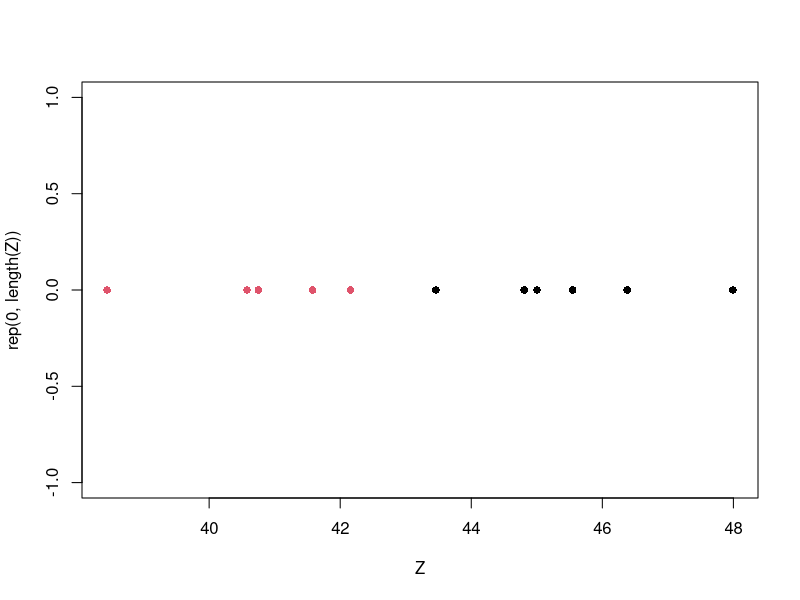
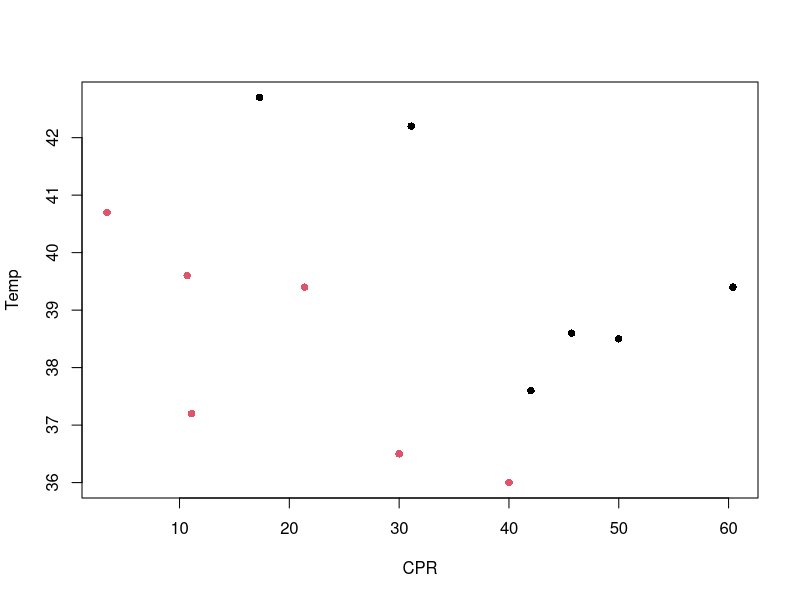

The R source for these figures, in order:
rm(list=ls())
# Armar la base #
CPR = c(40, 11.1, 30.0, 21.4, 10.7, 3.4, 42.0, 31.1, 50, 60.4, 45.7, 17.3)
Temp = c(36.0, 37.2, 36.5, 39.4, 39.6, 40.7, 37.6, 42.2, 38.5, 39.4, 38.6, 42.7)
Label = c('viral', 'viral', 'viral', 'viral', 'viral', 'viral', 'Bacterial', 'Bacterial', 'Bacterial', 'Bacterial', 'Bacterial', 'Bacterial')
datos = data.frame(CPR,Temp,Label)

# Separar los datos
Dk = as.matrix(datos[,-3]) 
D1 = as.matrix(datos[datos$Label=="viral",-3]) 
D2 = as.matrix(datos[datos$Label!="viral",-3])

# Obtener las medias 
m = colMeans(Dk);m
m1 = colMeans(D1);m1
m2 = colMeans(D2);m2

# Matriz de dispersión dentro de la clase
S1 = (t(D1)-m1) %*% t(t(D1)-m1);S1
S2 = (t(D2)-m2) %*% t(t(D2)-m2);S2
Sw = S1 + S2;Sw

# Varianza total sin información de clase 
St = (t(Dk)-m) %*% t(t(Dk)-m)

# Varianza entre clases de la matriz #
Sb = St-Sw

# Armando la matriz de varianzas invertidas
S =  solve(Sw) %*% Sb;S

# Calcular los eigenvalores 
A = eigen(S);

# Varianza explicada 
round(100*A$values/sum(A$values),4)

# Vectores 
A$vectors

# Crear el vector de proyecciones
Z = Dk %*% t(t(A$vectors[,1]))

# Proyectar en 2 dimensiones

plot(x = Z,y = rep(0,length(Z)) ,col = factor(datos$Label),pch = 16)

plot(datos[,1:2],col = factor(datos$Label),pch = 16)

